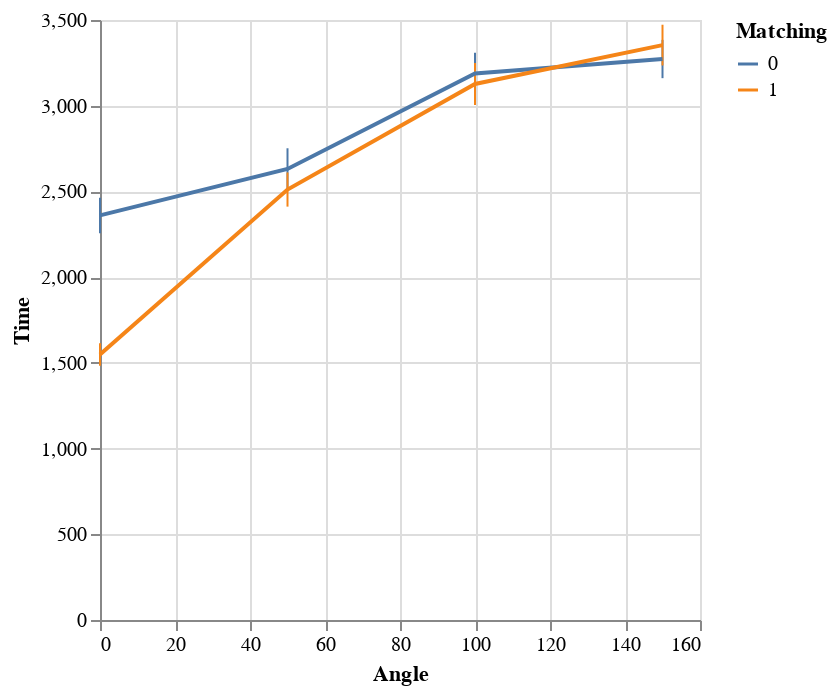

The notebook cell this image was saved under:
### Code cell
dd = df.groupby(['Subject', 'Angle', 'Matching'])['Time'].mean().reset_index()
lines = alt.Chart(dd.reset_index()).mark_line().encode(
    x='Angle:Q', 
    y='mean(Time):Q',
    color='Matching:N',
)
errorbars = alt.Chart(dd.reset_index()).mark_errorbar().encode(
    x='Angle:Q', 
    y='mean(Time):Q',
    color='Matching:N',
)

errorbars + lines

### Figure 1 — Vega-Lite specification as saved in the notebook (floating-point values rounded to 4 significant figures; data arrays with more than 128 entries replaced by an {"elided": "..."} marker saying what was removed)
{"config": {"view": {"continuousWidth": 300, "continuousHeight": 300}}, "layer": [{"data": {"name": "data-6b822c364d3942cd81c36b4089a2ed2e"}, "mark": {"type": "errorbar"}, "encoding": {"color": {"field": "Matching", "type": "nominal"}, "x": {"field": "Angle", "type": "quantitative"}, "y": {"aggregate": "mean", "field": "Time", "type": "quantitative"}}}, {"data": {"name": "data-6b822c364d3942cd81c36b4089a2ed2e"}, "mark": {"type": "line"}, "encoding": {"color": {"field": "Matching", "type": "nominal"}, "x": {"field": "Angle", "type": "quantitative"}, "y": {"aggregate": "mean", "field": "Time", "type": "quantitative"}}}], "$schema": "https://vega.github.io/schema/vega-lite/v5.8.0.json", "datasets": {"data-6b822c364d3942cd81c36b4089a2ed2e": {"elided": "432 records"}}}
